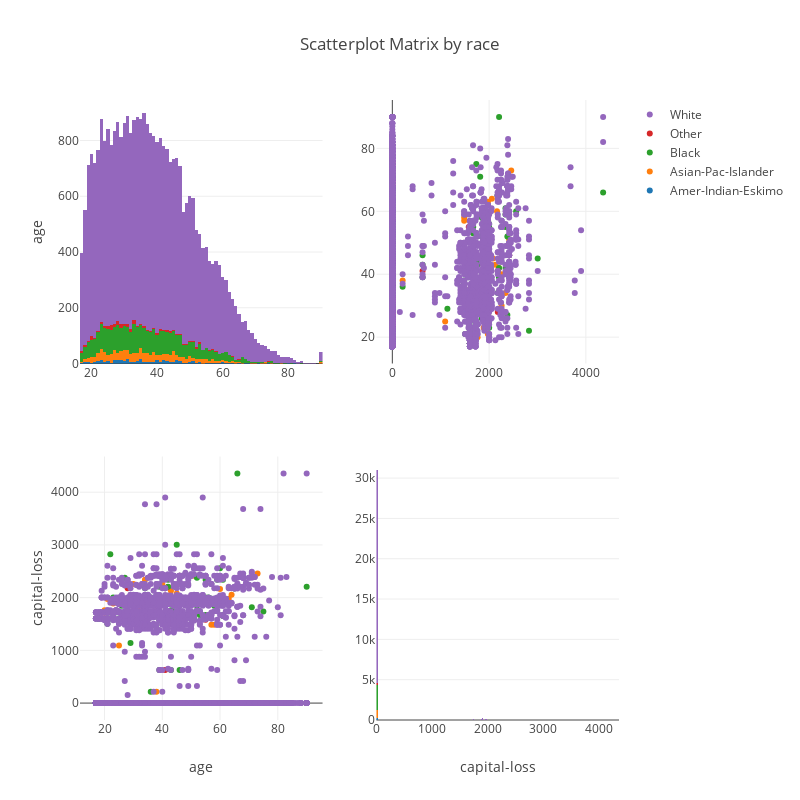

Write notebook code for a chart like this one.
### Code cell
figure = ff.create_scatterplotmatrix(df[['age', 'capital-loss', 'race']],
                                     index = 'race', title='Scatterplot Matrix by race',
                                     diag='histogram', width=800, height=800)
iplot(figure)

### Figure 1 — Plotly figure (JSON) as saved in the notebook; plotly's stock layout.template omitted (floating-point values rounded to 4 significant figures; data arrays with more than 128 entries replaced by an {"elided": "..."} marker saying what was removed)
{"data": [{"marker": {"color": "rgb(31, 119, 180)"}, "showlegend": false, "type": "histogram", "uid": "5ca8cc74-3427-11e9-b673-f48e38f4a513", "x": {"elided": "311 int values"}, "xaxis": "x", "yaxis": "y"}, {"marker": {"color": "rgb(255, 127, 14)"}, "showlegend": false, "type": "histogram", "uid": "5ca9dd28-3427-11e9-b177-f48e38f4a513", "x": {"elided": "1039 int values"}, "xaxis": "x", "yaxis": "y"}, {"marker": {"color": "rgb(44, 160, 44)"}, "showlegend": false, "type": "histogram", "uid": "5cac24fe-3427-11e9-8325-f48e38f4a513", "x": {"elided": "3124 int values"}, "xaxis": "x", "yaxis": "y"}, {"marker": {"color": "rgb(214, 39, 40)"}, "showlegend": false, "type": "histogram", "uid": "5cad3d54-3427-11e9-a09a-f48e38f4a513", "x": {"elided": "271 int values"}, "xaxis": "x", "yaxis": "y"}, {"marker": {"color": "rgb(148, 103, 189)"}, "showlegend": false, "type": "histogram", "uid": "5cb989b4-3427-11e9-9126-f48e38f4a513", "x": {"elided": "27816 int values"}, "xaxis": "x", "yaxis": "y"}, {"marker": {"color": "rgb(31, 119, 180)", "size": 6}, "mode": "markers", "name": "Amer-Indian-Eskimo", "showlegend": true, "type": "scatter", "uid": "5cbdcc00-3427-11e9-90e6-f48e38f4a513", "x": {"elided": "311 int values"}, "xaxis": "x2", "y": {"elided": "311 int values"}, "yaxis": "y2"}, {"marker": {"color": "rgb(255, 127, 14)", "size": 6}, "mode": "markers", "name": "Asian-Pac-Islander", "showlegend": true, "type": "scatter", "uid": "5cbfc6a8-3427-11e9-bb13-f48e38f4a513", "x": {"elided": "1039 int values"}, "xaxis": "x2", "y": {"elided": "1039 int values"}, "yaxis": "y2"}, {"marker": {"color": "rgb(44, 160, 44)", "size": 6}, "mode": "markers", "name": "Black", "showlegend": true, "type": "scatter", "uid": "5cc31e86-3427-11e9-83f4-f48e38f4a513", "x": {"elided": "3124 int values"}, "xaxis": "x2", "y": {"elided": "3124 int values"}, "yaxis": "y2"}, {"marker": {"color": "rgb(214, 39, 40)", "size": 6}, "mode": "markers", "name": "Other", "showlegend": true, "type": "scatter", "uid": "5cc4a6ca-3427-11e9-838e-f48e38f4a513", "x": {"elided": "271 int values"}, "xaxis": "x2", "y": {"elided": "271 int values"}, "yaxis": "y2"}, {"marker": {"color": "rgb(148, 103, 189)", "size": 6}, "mode": "markers", "name": "White", "showlegend": true, "type": "scatter", "uid": "5cdc32fa-3427-11e9-a051-f48e38f4a513", "x": {"elided": "27816 int values"}, "xaxis": "x2", "y": {"elided": "27816 int values"}, "yaxis": "y2"}, {"marker": {"color": "rgb(31, 119, 180)", "size": 6}, "mode": "markers", "name": "Amer-Indian-Eskimo", "showlegend": false, "type": "scatter", "uid": "5ce3febe-3427-11e9-a45d-f48e38f4a513", "x": {"elided": "311 int values"}, "xaxis": "x3", "y": {"elided": "311 int values"}, "yaxis": "y3"}, {"marker": {"color": "rgb(255, 127, 14)", "size": 6}, "mode": "markers", "name": "Asian-Pac-Islander", "showlegend": false, "type": "scatter", "uid": "5ce5d228-3427-11e9-9b2c-f48e38f4a513", "x": {"elided": "1039 int values"}, "xaxis": "x3", "y": {"elided": "1039 int values"}, "yaxis": "y3"}, {"marker": {"color": "rgb(44, 160, 44)", "size": 6}, "mode": "markers", "name": "Black", "showlegend": false, "type": "scatter", "uid": "5ce952b6-3427-11e9-a4c1-f48e38f4a513", "x": {"elided": "3124 int values"}, "xaxis": "x3", "y": {"elided": "3124 int values"}, "yaxis": "y3"}, {"marker": {"color": "rgb(214, 39, 40)", "size": 6}, "mode": "markers", "name": "Other", "showlegend": false, "type": "scatter", "uid": "5cec895c-3427-11e9-be33-f48e38f4a513", "x": {"elided": "271 int values"}, "xaxis": "x3", "y": {"elided": "271 int values"}, "yaxis": "y3"}, {"marker": {"color": "rgb(148, 103, 189)", "size": 6}, "mode": "markers", "name": "White", "showlegend": false, "type": "scatter", "uid": "5d046938-3427-11e9-9a39-f48e38f4a513", "x": {"elided": "27816 int values"}, "xaxis": "x3", "y": {"elided": "27816 int values"}, "yaxis": "y3"}, {"marker": {"color": "rgb(31, 119, 180)"}, "showlegend": false, "type": "histogram", "uid": "5d0c9f58-3427-11e9-bc34-f48e38f4a513", "x": {"elided": "311 int values"}, "xaxis": "x4", "yaxis": "y4"}, {"marker": {"color": "rgb(255, 127, 14)"}, "showlegend": false, "type": "histogram", "uid": "5d0dfde8-3427-11e9-b91a-f48e38f4a513", "x": {"elided": "1039 int values"}, "xaxis": "x4", "yaxis": "y4"}, {"marker": {"color": "rgb(44, 160, 44)"}, "showlegend": false, "type": "histogram", "uid": "5d1219d4-3427-11e9-8451-f48e38f4a513", "x": {"elided": "3124 int values"}, "xaxis": "x4", "yaxis": "y4"}, {"marker": {"color": "rgb(214, 39, 40)"}, "showlegend": false, "type": "histogram", "uid": "5d141446-3427-11e9-90f7-f48e38f4a513", "x": {"elided": "271 int values"}, "xaxis": "x4", "yaxis": "y4"}, {"marker": {"color": "rgb(148, 103, 189)"}, "showlegend": false, "type": "histogram", "uid": "5d219f82-3427-11e9-abdf-f48e38f4a513", "x": {"elided": "27816 int values"}, "xaxis": "x4", "yaxis": "y4"}], "layout": {"barmode": "stack", "height": 800, "showlegend": true, "title": "Scatterplot Matrix by race", "width": 800, "xaxis": {"anchor": "y", "domain": [0, 0.45]}, "xaxis2": {"anchor": "y2", "domain": [0.55, 1]}, "xaxis3": {"anchor": "y3", "domain": [0, 0.45], "title": "age"}, "xaxis4": {"anchor": "y4", "domain": [0.55, 1], "title": "capital-loss"}, "yaxis": {"anchor": "x", "domain": [0.575, 1], "title": "age"}, "yaxis2": {"anchor": "x2", "domain": [0.575, 1]}, "yaxis3": {"anchor": "x3", "domain": [0, 0.425], "title": "capital-loss"}, "yaxis4": {"anchor": "x4", "domain": [0, 0.425]}}}
